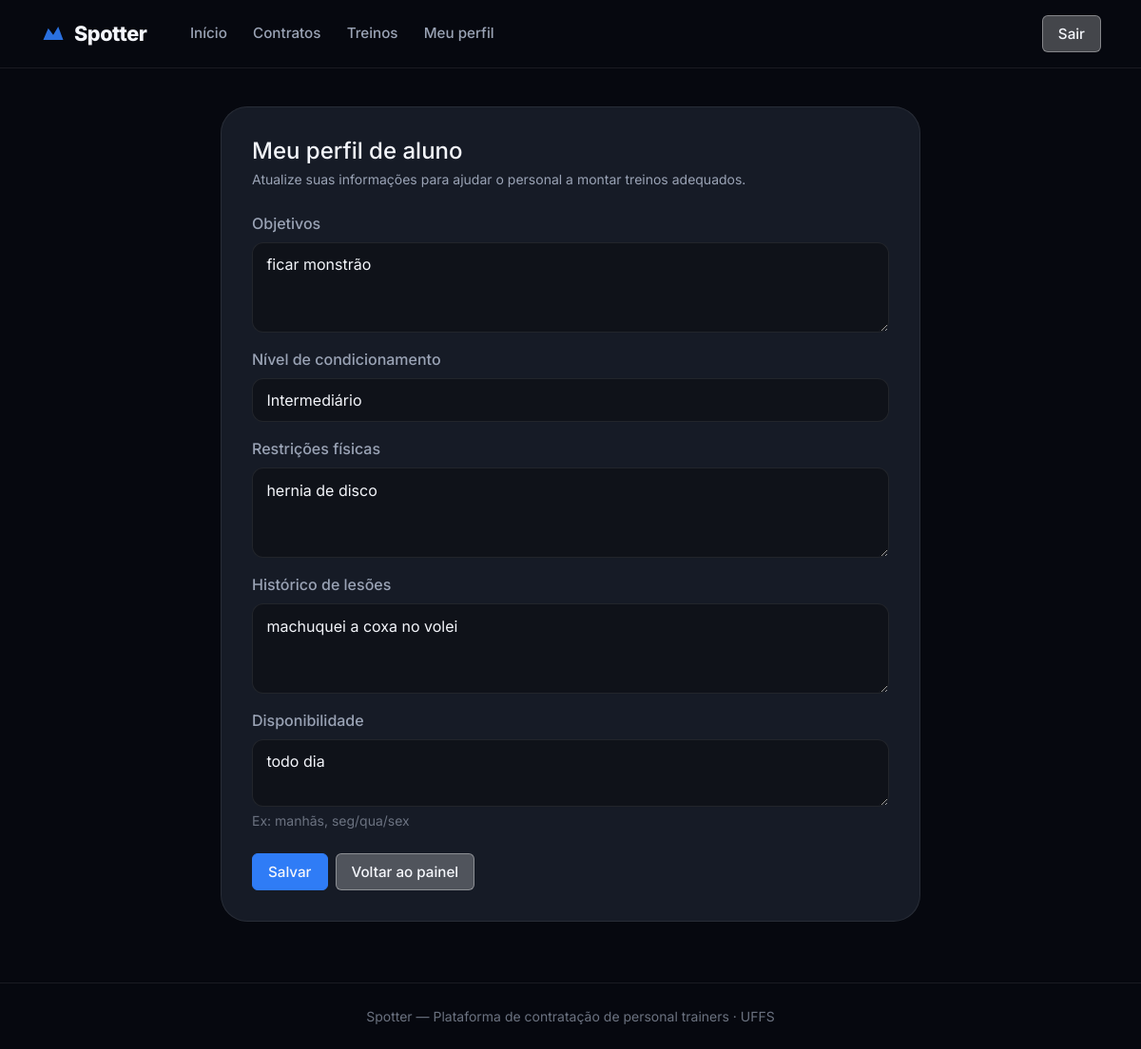
Screenshot of /aluno/perfil/ (signed in) with the database file from the repository.
### core/models/perfil_aluno.py (models this page shows, shortened)
class PerfilAluno(models.Model):
    NIVEL_CHOICES = [
        ("iniciante", "Iniciante"),
        ("intermediario", "Intermediário"),
        ("avancado", "Avançado"),
    ]
    usuario = models.OneToOneField(
        Usuario,
        on_delete=models.CASCADE,
        related_name="perfil_aluno",
        limit_choices_to={"tipo": Usuario.ALUNO},
    )
    objetivos = models.TextField(blank=True)
    nivel_condicionamento = models.CharField(
        max_length=15,
        choices=NIVEL_CHOICES,
        default="iniciante",
    )
    historico_lesoes = models.TextField(blank=True)
    restricoes_fisicas = models.TextField(blank=True)
    disponibilidade = models.TextField(
        blank=True,
        help_text="Ex: manhãs, seg/qua/sex",
    )
    class Meta:
        verbose_name = "Perfil Aluno"
        verbose_name_plural = "Perfis Aluno"

### core/views/aluno/perfil.py (the view, shortened to what this page needs)
# urls.py: path("aluno/perfil/", views.AlunoPerfilUpdateView.as_view(), name="aluno_perfil"),
class AlunoPerfilUpdateView(AlunoRequiredMixin, UpdateView):
    model = PerfilAluno
    form_class = PerfilAlunoForm
    template_name = "core/aluno/perfil.html"
    success_url = reverse_lazy("core:aluno_perfil")
    def get_object(self):
        return get_object_or_404(PerfilAluno, usuario=self.request.user)

### core/mixins.py (called while the page is built)
    def test_func(self):
        if self.tipo_requerido is None:
            return True
        return getattr(self.request.user, "tipo", None) == self.tipo_requerido

### core/models/usuario.py (called while the page is built)
    @property
    def eh_personal(self):
        return self.tipo == self.PERSONAL

    @property
    def eh_aluno(self):
        return self.tipo == self.ALUNO

### core/templates/core/aluno/perfil.html (shortened to what this page needs)
{% extends "core/base.html" %}
{% block content %}
<div class="page-inner">
    <div class="container">
        <div class="row justify-content-center">
            <div class="col-lg-8">
                <div class="form-card">
                    <h1 class="h4 mb-1">Meu perfil de aluno</h1>
                    <p class="text-muted-theme small mb-4">
                        Atualize suas informações para ajudar o personal a montar treinos adequados.
                    </p>
                    <form method="post" novalidate>
                        {% for field in form %}
                        <div class="mb-3">
                            <label class="form-label" for="{{ field.id_for_label }}">{{ field.label }}</label>
                            {{ field }}
                            {% if field.help_text %}<div class="form-text text-muted-theme">{{ field.help_text }}</div>{% endif %}
                        </div>
                        {% endfor %}
                        <div class="d-flex flex-wrap gap-2 mt-4">
                            <button type="submit" class="btn-outline-color btn-outline-blue">Salvar</button>
                            <a href="{% url 'core:dashboard' %}" class="btn-outline-color btn-outline-white">Voltar ao painel</a>
                        </div>
                    </form>
                </div>
            </div>
        </div>
    </div>
</div>
{% endblock %}

### core/static/core/css/main.css (style rules this page uses)
:root { --bg-body: #06080f; --bg-surface: #0f1219; --bg-elevated: #161b26; --bg-glass: rgba(15, 18, 25, 0.82); --border-subtle: rgba(255, 255, 255, 0.08); --text-primary: #f4f6fb; --text-secondary: #9aa3b5; --text-muted: #6b7280; --accent-blue: #2f7cf6; --accent-blue-hover: #1a6ae8; --accent-blue-light: #5b9cff; --accent-red: #e63946; --bg-white-25: rgba(255, 255, 255, 0.25); --bg-white-35: rgba(255, 255, 255, 0.35); --border-white-35: rgba(255, 255, 255, 0.35); --radius-lg: 1.25rem; --radius-xl: 1.75rem; --nav-height: 72px; --shadow-dock: 0 24px 60px rgba(0, 0, 0, 0.55); }
*, *::before, *::after { box-sizing: border-box; }
body.theme-dark { font-family: 'Inter', system-ui, -apple-system, sans-serif; background: var(--bg-body); color: var(--text-primary); min-height: 100vh; }
a { color: var(--accent-blue); text-decoration: none; }
.page-inner { padding: 2.5rem 0 4rem; }
.page-header .text-muted, .text-muted-theme { color: var(--text-secondary) !important; }
.auth-card, .form-card { background: var(--bg-elevated); border: 1px solid var(--border-subtle); border-radius: var(--radius-xl); padding: 2rem; }
.theme-dark .form-control, .theme-dark .form-select { background: var(--bg-surface); border: 1px solid var(--border-subtle); color: var(--text-primary); border-radius: 0.75rem; padding: 0.65rem 0.9rem; }
.theme-dark .form-label { color: var(--text-secondary); font-weight: 500; }
.theme-dark .form-text { color: var(--text-muted) !important; }

### core/static/core/css/buttons.css (style rules this page uses)
.btn-outline-color { display: inline-block; text-align: center; text-decoration: none; background: transparent; border-radius: 6px; border-width: 1px; border-style: solid; cursor: pointer; transition: background 0.18s, color 0.18s; line-height: 1.4; font-size: 0.95rem; padding: 0.5rem 1rem; font-weight: 500; }
.btn-outline-blue { border-color: var(--accent-blue); color: var(--color-white); background: var(--accent-blue); }
.btn-outline-white { border-color: var(--border-white-35); color: var(--color-white); background: var(--bg-white-25); }

### rows the page displays
PerfilAluno: form "ficar monstrão" "Intermediário" "hernia de disco" "machuquei a coxa no volei" "todo dia"

### other values shown
{{ field.label }} "Objetivos" "Nível de condicionamento" "Restrições físicas" "Histórico de lesões" "Disponibilidade"
{{ field.help_text }} "Ex: manhãs, seg/qua/sex"
